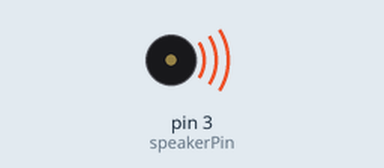
Simulated run of this sketch. Board: Arduino Uno, built with avr-gcc and run on an emulated ATmega328P. Shown: buzzer (waves = sounding).

Above: at 0.2 s.
At 2.6 s:
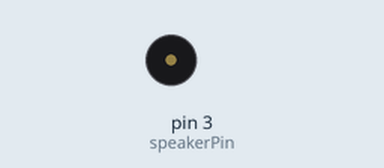
Timing chart, 0 to 7.6 s (numbered marks = the images above):
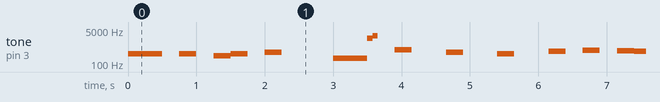

Measured:
- by itself, tone on pin 3 (speakerPin): plays 330 Hz for 0.50 s, 330 Hz for 0.25 s, 262 Hz for 0.25 s, 330 Hz for 0.25 s, 392 Hz for 0.25 s, 196 Hz for 0.50 s … (279 notes in this stretch)

The sketch:

sketch_nov20a.ino
```cpp
#include "c:\work\notetype.h"
#define BEEP 250

int t = 0;
int speakerPin = 3;

_notes notes[86] = {
  {1, 330, BEEP},
  {1, 330, BEEP},
  {0,   0, BEEP},
  {1, 330, BEEP},
  {0,   0, BEEP},
  {1, 262, BEEP},
  {1, 330, BEEP},
  {0,   0, BEEP},
  {1, 392, BEEP},
  {0,   0, BEEP*3},
  {1, 196, BEEP*2},
  {1, 1975, 75},
  {1, 2637, 75},
  {0,   0, BEEP},
  {1, 523, BEEP},
  {0,   0, BEEP*2},
  {1, 392, BEEP},
  {0,   0, BEEP*2},
  {1, 330, BEEP},
  {0,   0, BEEP*2},
  {1, 440, BEEP},
  {0,   0, BEEP},
  {1, 494, BEEP},
  {0,   0, BEEP},
  {1, 466, BEEP},
  {1, 440, BEEP},
  {0,   0, BEEP},
  {1, 392, BEEP},
  {1, 659, BEEP},
  {0,   0, BEEP},
  {1, 784, BEEP},
  {1, 880, BEEP},
  {0,   0, BEEP},
  {1, 698, BEEP},
  {1, 784, BEEP},
  {0,   0, BEEP},
  {1, 659, BEEP},
  {0,   0, BEEP},
  {1, 523, BEEP},
  {1, 587, BEEP},
  {1, 494, 2*BEEP},
  {1, 330, BEEP},
  {1, 330, BEEP},
  {0,   0, BEEP},
  {1, 330, BEEP},
  {0,   0, BEEP},
  {1, 262, BEEP},
  {1, 330, BEEP},
  {0,   0, BEEP},
  {1, 392, BEEP},
  {0,   0, BEEP*3},
  {1, 196, BEEP*2},
  {1, 1975, 75},
  {1, 2637, 75},
  {0,   0, BEEP},
  {1, 523, BEEP},
  {0,   0, BEEP*2},
  {1, 392, BEEP},
  {0,   0, BEEP*2},
  {1, 330, BEEP},
  {0,   0, BEEP*2},
  {1, 440, BEEP},
  {0,   0, BEEP},
  {1, 494, BEEP},
  {0,   0, BEEP},
  {1, 466, BEEP},
  {1, 440, BEEP},
  {0,   0, BEEP},
  {1, 392, BEEP},
  {1, 659, BEEP},
  {0,   0, BEEP},
  {1, 784, BEEP},
  {1, 880, BEEP},
  {0,   0, BEEP},
  {1, 698, BEEP},
  {1, 784, BEEP},
  {0,   0, BEEP},
  {1, 659, BEEP},
  {0,   0, BEEP},
  {1, 523, BEEP},
  {1, 587, BEEP},
  {1, 494, 2*BEEP}
};

void setup(){

}

void loop(){
  if(notes[t].exist == 1){
    tone(speakerPin, notes[t].note, notes[t].time);
  }
  delay(notes[t].time);
  t++;
  if(t > 86-1)t = 0;
}
```
